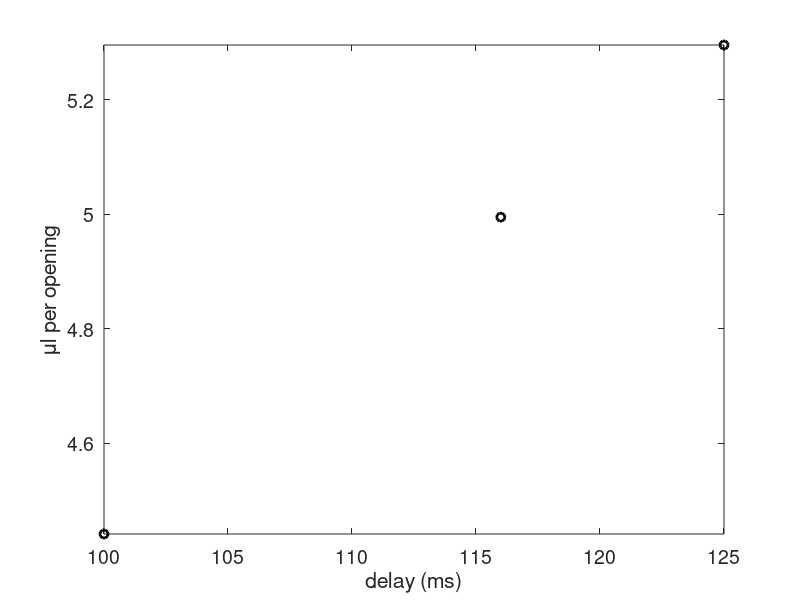

Recreate this plot in MATLAB. (Note: this script raises an error after producing the figure.)
%% 27 JUNE 2022 solenoid calibration LEFT 
baseline_weight = 1.1310;
n = [100 100 100]; % number of valve openings
delay = [100 125 116]; % ms
weight = [1.5751 1.6606 1.6305]; % weight with water from testing
ul_opening = zeros(size(weight));
for ii = 1:length(delay)
    ul_opening(ii) = (weight(ii)-baseline_weight)/n(ii)*1000;
end

figure
[~,i] = sort(delay);
plot(delay(i),ul_opening(i),'ok','LineWidth',2)
set(gca,'FontSize',14)
xlabel('delay (ms)')
ylabel('\mul per opening')
axis tight

mdl = fitlm(delay,ul_opening);
pred_x = (10:1:250)';
pred_ul = predict(mdl,pred_x);
hold on;
plot(pred_x,pred_ul,'r-','LineWidth',2)

fprintf('closest to 5 ul: %d ms\n',pred_x(knnsearch(pred_ul,5)))


%% 27 JUNE 2022 solenoid calibration CENTER 
baseline_weight = 1.1310;
n = [100 100 100 100]; % number of valve openings
delay = [92 120 130 124]; % ms
weight = [1.5325 1.6192 1.6506 1.6356]; % weight with water from testing
ul_opening = zeros(size(weight));
for ii = 1:length(delay)
    ul_opening(ii) = (weight(ii)-baseline_weight)/n(ii)*1000;
end

figure
[~,i] = sort(delay);
plot(delay(i),ul_opening(i),'ok','LineWidth',2)
set(gca,'FontSize',14)
xlabel('delay (ms)')
ylabel('\mul per opening')
axis tight

mdl = fitlm(delay,ul_opening);
pred_x = (10:1:250)';
pred_ul = predict(mdl,pred_x);
hold on;
plot(pred_x,pred_ul,'r-','LineWidth',2)

fprintf('closest to 5 ul: %d ms\n',pred_x(knnsearch(pred_ul,5)))

%% 27 JUNE 2022 solenoid calibration RIGHT 
baseline_weight = 1.1310;
n = [100 100 100 100 100 100]; % number of valve openings
delay = [50 50 75 100 100 92]; % ms
weight = [1.4565 1.4719 1.5705 1.6599 1.6611 1.6332]; % weight with water from testing
ul_opening = zeros(size(weight));
for ii = 1:length(delay)
    ul_opening(ii) = (weight(ii)-baseline_weight)/n(ii)*1000;
end

figure
[~,i] = sort(delay);
plot(delay(i),ul_opening(i),'ok','LineWidth',2)
set(gca,'FontSize',14)
xlabel('delay (ms)')
ylabel('\mul per opening')
axis tight

mdl = fitlm(delay,ul_opening);
pred_x = (10:1:250)';
pred_ul = predict(mdl,pred_x);
hold on;
plot(pred_x,pred_ul,'r-','LineWidth',2)

fprintf('closest to 5 ul: %d ms\n',pred_x(knnsearch(pred_ul,5)))
%% 5 MAY 2022 solenoid calibration LEFT 
baseline_weight = 1.1321;
n = [100 ]; % number of valve openings
delay = [50 ]; % ms
weight = [1.6376 ]; % weight with water from testing
ul_opening = zeros(size(weight));
for ii = 1:length(delay)
    ul_opening(ii) = (weight(ii)-baseline_weight)/n(ii)*1000;
end

figure
[~,i] = sort(delay);
plot(delay(i),ul_opening(i),'ok','LineWidth',2)
set(gca,'FontSize',14)
xlabel('delay (ms)')
ylabel('\mul per opening')
axis tight

mdl = fitlm(delay,ul_opening);
pred_x = (10:1:250)';
pred_ul = predict(mdl,pred_x);
hold on;
plot(pred_x,pred_ul,'r-','LineWidth',2)

fprintf('closest to 5 ul: %d ms\n',pred_x(knnsearch(pred_ul,5)))

%% 5 MAY 2022 solenoid calibration CENTER 
baseline_weight = 1.1321;
n = [100 100]; % number of valve openings
delay = [50 55]; % ms
weight = [1.6252 1.6428]; % weight with water from testing
ul_opening = zeros(size(weight));
for ii = 1:length(delay)
    ul_opening(ii) = (weight(ii)-baseline_weight)/n(ii)*1000;
end

figure
[~,i] = sort(delay);
plot(delay(i),ul_opening(i),'ok','LineWidth',2)
set(gca,'FontSize',14)
xlabel('delay (ms)')
ylabel('\mul per opening')
axis tight

mdl = fitlm(delay,ul_opening);
pred_x = (10:1:250)';
pred_ul = predict(mdl,pred_x);
hold on;
plot(pred_x,pred_ul,'r-','LineWidth',2)

fprintf('closest to 5 ul: %d ms\n',pred_x(knnsearch(pred_ul,5)))

%% 5 MAY 2022 solenoid calibration RIGHT 
baseline_weight = 1.1321;
n = [100 100 100]; % number of valve openings
delay = [100 70 50]; % ms
weight = [1.8586 1.7098 1.6471]; % weight with water from testing
ul_opening = zeros(size(weight));
for ii = 1:length(delay)
    ul_opening(ii) = (weight(ii)-baseline_weight)/n(ii)*1000;
end

figure
[~,i] = sort(delay);
plot(delay(i),ul_opening(i),'ok','LineWidth',2)
set(gca,'FontSize',14)
xlabel('delay (ms)')
ylabel('\mul per opening')
axis tight

mdl = fitlm(delay,ul_opening);
pred_x = (10:1:250)';
pred_ul = predict(mdl,pred_x);
hold on;
plot(pred_x,pred_ul,'r-','LineWidth',2)

fprintf('closest to 5 ul: %d ms\n',pred_x(knnsearch(pred_ul,5)))

%% 14 Feb 2022 solenoid calibration 
baseline_weight = 1.1308;
n = [100 100 100 100 100]; % number of valve openings
delay = [160 160 180 180 200]; % ms
weight = [1.4526 1.4438 1.4731 1.4758 1.5070]; % weight with water from testing
ul_opening = zeros(size(weight));
for ii = 1:length(delay)
    ul_opening(ii) = (weight(ii)-baseline_weight)/n(ii)*1000;
end

figure
[~,i] = sort(delay);
plot(delay(i),ul_opening(i),'ok','LineWidth',2)
set(gca,'FontSize',14)
xlabel('delay (ms)')
ylabel('\mul per opening')
axis tight

mdl = fitlm(delay,ul_opening);
pred_x = (50:1:250)';
pred_ul = predict(mdl,pred_x);
hold on;
plot(pred_x,pred_ul,'r-','LineWidth',2)

fprintf('closest to 5 ul: %d ms\n',pred_x(knnsearch(pred_ul,5)))

%% 07 Feb 2022 solenoid calibration 
baseline_weight = 1.1307;
n = [100 100]; % number of valve openings
delay = [150 170]; % ms
weight = [1.5187 1.5592]; % weight with water from testing
ul_opening = zeros(size(weight));
for ii = 1:length(delay)
    ul_opening(ii) = (weight(ii)-baseline_weight)/n(ii)*1000;
end

figure
[~,i] = sort(delay);
plot(delay(i),ul_opening(i),'ok','LineWidth',2)
set(gca,'FontSize',14)
xlabel('delay (ms)')
ylabel('\mul per opening')
axis tight

mdl = fitlm(delay,ul_opening);
pred_x = (50:1:250)';
pred_ul = predict(mdl,pred_x);
hold on;
plot(pred_x,pred_ul,'r-','LineWidth',2)

fprintf('closest to 5 ul: %d ms\n',pred_x(knnsearch(pred_ul,5)))


%% 27 Jan 2022 solenoid calibration after leak fixed
baseline_weight = 1.1307;
n = [100 100]; % number of valve openings
delay = [150 160]; % ms
weight = [1.5951 1.6169]; % weight with water from testing
ul_opening = zeros(size(weight));
for ii = 1:length(delay)
    ul_opening(ii) = (weight(ii)-baseline_weight)/n(ii)*1000;
end

figure
[~,i] = sort(delay);
plot(delay(i),ul_opening(i),'ok','LineWidth',2)
set(gca,'FontSize',14)
xlabel('delay (ms)')
ylabel('\mul per opening')
axis tight

mdl = fitlm(delay,ul_opening);
pred_x = (50:1:200)';
pred_ul = predict(mdl,pred_x);
hold on;
plot(pred_x,pred_ul,'r-','LineWidth',2)

fprintf('closest to 5 ul: %d ms\n',pred_x(knnsearch(pred_ul,5)))

%% 19 Jan 2022 solenoid calibration after leak fixed
baseline_weight = 1.1308;
n = [100 100 100]; % number of valve openings
delay = [135 135 150]; % ms
weight = [1.5148 1.5517 1.6436]; % weight with water from testing
ul_opening = zeros(size(weight));
for ii = 1:length(delay)
    ul_opening(ii) = (weight(ii)-baseline_weight)/n(ii)*1000;
end

figure
[~,i] = sort(delay);
plot(delay(i),ul_opening(i),'ok','LineWidth',2)
set(gca,'FontSize',14)
xlabel('delay (ms)')
ylabel('\mul per opening')
axis tight

mdl = fitlm(delay,ul_opening);
pred_x = (50:1:200)';
pred_ul = predict(mdl,pred_x);
hold on;
plot(pred_x,pred_ul,'r-','LineWidth',2)

fprintf('closest to 5 ul: %d ms\n',pred_x(knnsearch(pred_ul,5)))

%% 10 Dec 2021 solenoid calibration after leak fixed
baseline_weight = 1.1305;
n = [100 100 100 100]; % number of valve openings
delay = [100 50 150 135]; % ms
weight = [1.5494 1.4224 1.6697 1.6292]; % weight with water from testing
ul_opening = zeros(size(weight));
for ii = 1:length(delay)
    ul_opening(ii) = (weight(ii)-baseline_weight)/n(ii)*1000;
end

figure
[~,i] = sort(delay);
plot(delay(i),ul_opening(i),'ok','LineWidth',2)
set(gca,'FontSize',14)
xlabel('delay (ms)')
ylabel('\mul per opening')
axis tight

mdl = fitlm(delay,ul_opening);
pred_x = (50:5:200)';
pred_ul = predict(mdl,pred_x);
hold on;
plot(pred_x,pred_ul,'r-','LineWidth',2)

%% 10 Dec 2021 solenoid calibration
baseline_weight = 1.1305;
n = [200 200 100 100 100 100 100]; % number of valve openings
delay = [50 100 120 80 100 150 100]; % ms
weight = [1.6178 1.9065 1.5562 1.4535 1.4982 1.6128 1.5494]; % weight with water from testing
ul_opening = zeros(size(weight));
for ii = 1:length(delay)
    ul_opening(ii) = (weight(ii)-baseline_weight)/n(ii)*1000;
end

figure
[~,i] = sort(delay);
plot(delay(i),ul_opening(i),'ok','LineWidth',2)
set(gca,'FontSize',14)
xlabel('delay (ms)')
ylabel('\mul per opening')
axis tight

mdl = fitlm(delay,ul_opening);
pred_x = (50:5:200)';
pred_ul = predict(mdl,pred_x);
hold on;
plot(pred_x,pred_ul,'r-','LineWidth',2)
